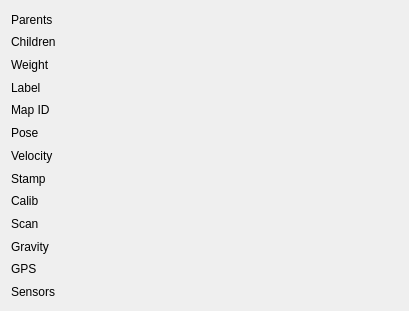
        <widget class="QWidget" name="scrollAreaWidgetContents_2">
         <property name="geometry">
          <rect>
           <x>0</x>
           <y>0</y>
           <width>409</width>
           <height>311</height>
          </rect>
         </property>
         <layout class="QGridLayout" name="gridLayout" columnstretch="0,1">
          <item row="5" column="1">
           <widget class="QLabel" name="label_poseA">
            <property name="text">
             <string/>
            </property>
            <property name="textInteractionFlags">
             <set>Qt::LinksAccessibleByMouse|Qt::TextSelectableByMouse</set>
            </property>
           </widget>
          </item>
          <item row="1" column="0">
           <widget class="QLabel" name="label_childrenA_2">
            <property name="text">
             <string>Children</string>
            </property>
           </widget>
          </item>
          <item row="0" column="1">
           <widget class="QLabel" name="label_parentsA">
            <property name="text">
             <string/>
            </property>
            <property name="textInteractionFlags">
             <set>Qt::LinksAccessibleByMouse|Qt::TextSelectableByMouse</set>
            </property>
           </widget>
          </item>
          <item row="0" column="0">
           <widget class="QLabel" name="label_parentsA_2">
            <property name="text">
             <string>Parents</string>
            </property>
           </widget>
          </item>
          <item row="5" column="0">
           <widget class="QLabel" name="label_childrenA_12">
            <property name="text">
             <string>Pose</string>
            </property>
           </widget>
          </item>
          <item row="4" column="1">
           <widget class="QLabel" name="label_mapA">
            <property name="text">
             <string/>
            </property>
            <property name="textInteractionFlags">
             <set>Qt::LinksAccessibleByMouse|Qt::TextSelectableByMouse</set>
            </property>
           </widget>
          </item>
          <item row="4" column="0">
           <widget class="QLabel" name="label_childrenA_10">
            <property name="text">
             <string>Map ID</string>
            </property>
           </widget>
          </item>
          <item row="8" column="0">
           <widget class="QLabel" name="label_childrenA_14">
            <property name="text">
             <string>Calib</string>
            </property>
           </widget>
          </item>
          <item row="8" column="1">
           <widget class="QLabel" name="label_calibA">
            <property name="text">
             <string/>
            </property>
            <property name="textInteractionFlags">
             <set>Qt::LinksAccessibleByMouse|Qt::TextSelectableByMouse</set>
            </property>
           </widget>
          </item>
          <item row="1" column="1">
           <widget class="QLabel" name="label_childrenA">
            <property name="text">
             <string/>
            </property>
            <property name="textInteractionFlags">
             <set>Qt::LinksAccessibleByMouse|Qt::TextSelectableByMouse</set>
            </property>
           </widget>
          </item>
          <item row="3" column="0">
           <widget class="QLabel" name="label_childrenA_4">
            <property name="text">
             <string>Label</string>
            </property>
           </widget>
          </item>
          <item row="3" column="1">
           <widget class="QLabel" name="label_labelA">
            <property name="text">
             <string/>
            </property>
            <property name="textInteractionFlags">
             <set>Qt::LinksAccessibleByMouse|Qt::TextSelectableByMouse</set>
            </property>
           </widget>
          </item>
          <item row="7" column="0">
           <widget class="QLabel" name="label_childrenA_6">
            <property name="text">
             <string>Stamp</string>
            </property>
           </widget>
          </item>
          <item row="7" column="1">
           <widget class="QLabel" name="label_stampA">
            <property name="text">
             <string/>
            </property>
            <property name="textInteractionFlags">
             <set>Qt::LinksAccessibleByMouse|Qt::TextSelectableByMouse</set>
            </property>
           </widget>
          </item>
          <item row="2" column="0">
           <widget class="QLabel" name="label_childrenA_8">
            <property name="text">
             <string>Weight</string>
            </property>
           </widget>
          </item>
          <item row="2" column="1">
           <widget class="QLabel" name="label_weightA">
            <property name="text">
             <string/>
            </property>
            <property name="textInteractionFlags">
             <set>Qt::LinksAccessibleByMouse|Qt::TextSelectableByMouse</set>
            </property>
           </widget>
          </item>
          <item row="11" column="0">
           <widget class="QLabel" name="label_childrenA_16">
            <property name="text">
             <string>GPS</string>
            </property>
           </widget>
          </item>
          <item row="11" column="1">
           <widget class="QLabel" name="label_gpsA">
            <property name="text">
             <string/>
            </property>
            <property name="textInteractionFlags">
             <set>Qt::LinksAccessibleByMouse|Qt::TextSelectableByMouse</set>
            </property>
           </widget>
          </item>
          <item row="6" column="0">
           <widget class="QLabel" name="label_childrenA_18">
            <property name="text">
             <string>Velocity</string>
            </property>
           </widget>
          </item>
          <item row="6" column="1">
           <widget class="QLabel" name="label_velA">
            <property name="text">
             <string/>
            </property>
            <property name="textInteractionFlags">
             <set>Qt::LinksAccessibleByMouse|Qt::TextSelectableByMouse</set>
            </property>
           </widget>
          </item>
          <item row="12" column="0">
           <widget class="QLabel" name="label_childrenA_20">
            <property name="text">
             <string>Sensors</string>
            </property>
           </widget>
          </item>
          <item row="12" column="1">
           <widget class="QLabel" name="label_sensorsA">
            <property name="text">
             <string/>
            </property>
            <property name="textInteractionFlags">
             <set>Qt::LinksAccessibleByMouse|Qt::TextSelectableByMouse</set>
            </property>
           </widget>
          </item>
          <item row="9" column="0">
           <widget class="QLabel" name="label_childrenA_22">
            <property name="text">
             <string>Scan</string>
            </property>
           </widget>
          </item>
          <item row="9" column="1">
           <widget class="QLabel" name="label_scanA">
            <property name="text">
             <string/>
            </property>
            <property name="textInteractionFlags">
             <set>Qt::LinksAccessibleByMouse|Qt::TextSelectableByMouse</set>
            </property>
           </widget>
          </item>
          <item row="10" column="0">
           <widget class="QLabel" name="label_childrenA_24">
            <property name="text">
             <string>Gravity</string>
            </property>
           </widget>
          </item>
          <item row="10" column="1">
           <widget class="QLabel" name="label_gravityA">
            <property name="text">
             <string/>
            </property>
            <property name="textInteractionFlags">
             <set>Qt::LinksAccessibleByMouse|Qt::TextSelectableByMouse</set>
            </property>
           </widget>
          </item>
         </layout>
        </widget>
